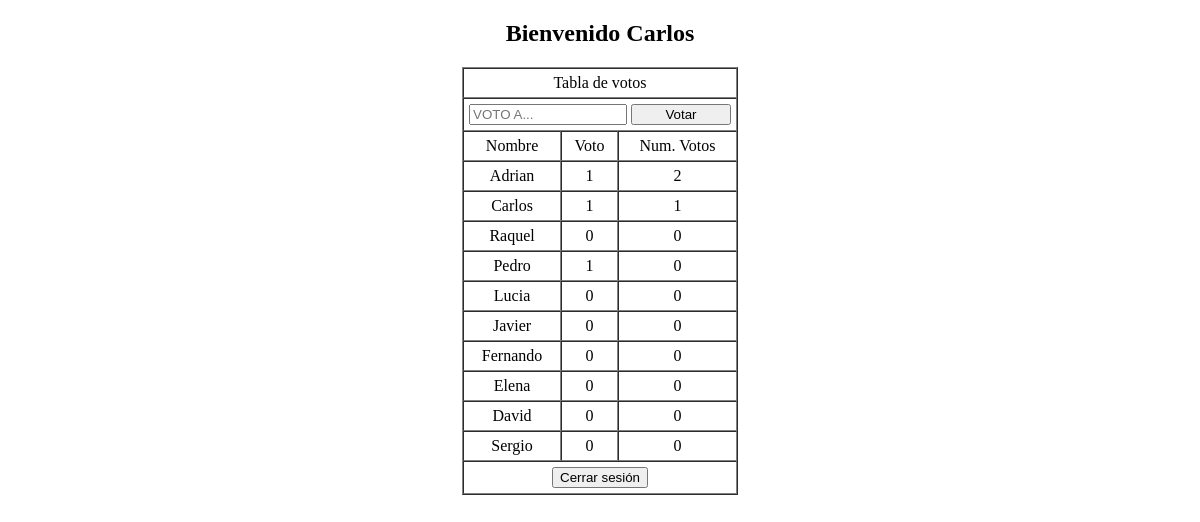
The page /alumno.php (signed in) on the database its author committed.
### tables this page shows
CREATE TABLE `alumnos` (
  `user` varchar(25) NOT NULL,
  `pwd` int(11) NOT NULL,
  `voto` tinyint(1) NOT NULL,
  `nVotos` int(11) NOT NULL
);

### alumno.php (the view, shortened to what this page needs)
<?php
    $user = $_SESSION['aluses'];
?>
<!DOCTYPE html>
<html lang="en">
<head>
</head>
<body>
    <h2>Bienvenido <?php echo $user ?></h2>
    <table border="1" cellpadding="5" cellspacing="0">
        <tr><td colspan = "3" >Tabla de votos</td></tr>
        <tr>
            <td colspan = "3" >
                <form action="gestAlumn.php" method="post">
                    <input type="text" name = "nombre" placeholder = "VOTO A...">
                    <input type="submit" value="Votar" name = "voto">
                </form>
            </td>
        </tr>
        <tr>
            <td>Nombre</td>
            <td>Voto</td>
            <td>Num. Votos</td>
        </tr>
        <?php
            include('conexion.php');
            try {
                $sql = 'SELECT user, voto, nVotos FROM alumnos ORDER BY nVotos DESC';
                $stmt= $conn->prepare($sql);
                $stmt->execute();
                if ($stmt->rowCount()>0) {
                    $alumnos = $stmt->fetchAll(PDO::FETCH_ASSOC);
                    foreach($alumnos as $alumno){
                        echo '<tr>';
                        echo '<td>'.$alumno['user'].'</td>';
                        echo '<td>'.$alumno['voto'].'</td>';
                        echo '<td>'.$alumno['nVotos'].'</td>';
                        echo '</tr>';
                    }
                }else{
                    throw new Exception("Error en la BBDD.");
                }
            } catch (PDOException $e) {
                echo $e->getMessage();
                exit();
            }
        ?>
        <tr>
            <td colspan = "3">
                <form action="logout.php" method="post">
                    <button type="submit">Cerrar sesión</button>
                </form>
            </td>
        </tr>
    </table>
    <br>
</body>
</html>

### alumno.php (style rules this page uses)
body { text-align:center; }
table { margin: 0 auto; text-align: center; }
input[type="text"] { width: 150px; }
input[type="submit"] { width: 100px; text-align: center; }

### rows shown on the page
alumnos: user "Adrian", voto "1", nVotos "2"
alumnos: user "Carlos", voto "1", nVotos "1"
alumnos: user "Raquel", voto "0", nVotos "0"
alumnos: user "Pedro", voto "1", nVotos "0"
alumnos: user "Lucia", voto "0", nVotos "0"
alumnos: user "Javier", voto "0", nVotos "0"
alumnos: user "Fernando", voto "0", nVotos "0"
alumnos: user "Elena", voto "0", nVotos "0"
alumnos: user "David", voto "0", nVotos "0"
alumnos: user "Sergio", voto "0", nVotos "0"

### other values the page prints
$user "Carlos"
